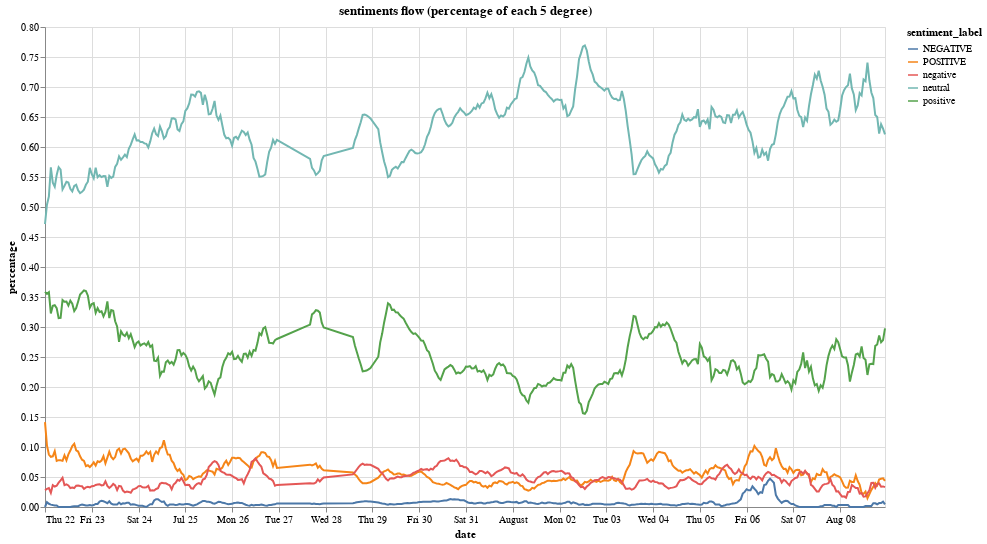

Notebook code cell kept with this figure:
### Code cell
alt.Chart(flow1).mark_line().encode(
    x='date:T',
    y='percentage:Q',                               
    color='sentiment_label:N'                               
).properties(width=840,height=480,title='sentiments flow (percentage of each 5 degree)')

### Figure 1 — Vega-Lite specification as saved in the notebook (floating-point values rounded to 4 significant figures; data arrays with more than 128 entries replaced by an {"elided": "..."} marker saying what was removed)
{"config": {"view": {"continuousWidth": 400, "continuousHeight": 300}}, "data": {"name": "data-68cd4d1ae07521e78f1fea01b9157757"}, "mark": "line", "encoding": {"color": {"type": "nominal", "field": "sentiment_label"}, "x": {"type": "temporal", "field": "date"}, "y": {"type": "quantitative", "field": "percentage"}}, "height": 480, "title": "sentiments flow (percentage of each 5 degree)", "width": 840, "$schema": "https://vega.github.io/schema/vega-lite/v4.8.1.json", "datasets": {"data-68cd4d1ae07521e78f1fea01b9157757": {"elided": "1995 records"}}}
